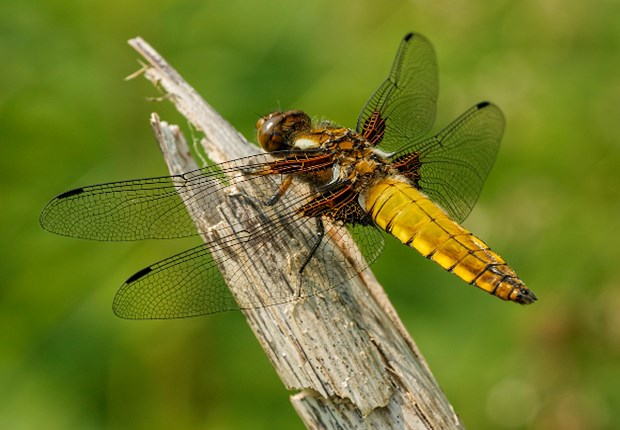
#> input picture EE242_Lab2_Materials/dragonfly.jpg, 620 x 430 px
$ jupyter execute --allow-errors 242T_Lab2.ipynb   (shell and % lines are left out)
#> lines starting #> are read from the running program, lines starting #| are printed output that depends on the picture
## EE 242 Lab 2 – Convolution

Author names go here, please include every group member's first and last name.

[cell 1]
# We'll refer to this as the "import cell." Every module you import should be imported here.

#numpy allows numerical math computation
import numpy as np

#matplotlib is for graphical plotting
import matplotlib
import matplotlib.pyplot as plt

#simpleaudio and wav required for importing, playing, and manipulating .wav files
import simpleaudio as sa
from scipy.io import wavfile as wav

#needed for already provided timescale function
import scipy.signal as sig

#If you are using google colab:
#simpleaudio is unable to emit sound from google colab, so IPython is easy workaround to allow us to hear audio playback, demonstration later.
import IPython

#skimage is for image processing
import skimage
from skimage import color

[cell 2]
#if you need to install anything:

[cell 3]
#if using google colab, run this cell and select from dropdown menu relevant lab files to upload
#from google.colab import files
#uploaded = files.upload()

#> (a cell that did not finish here is left out)

[cell 5]
#To read in and view images:
#load the image and convert to grayscale
dragonfly=color.rgb2gray(plt.imread('dragonfly.jpg'))
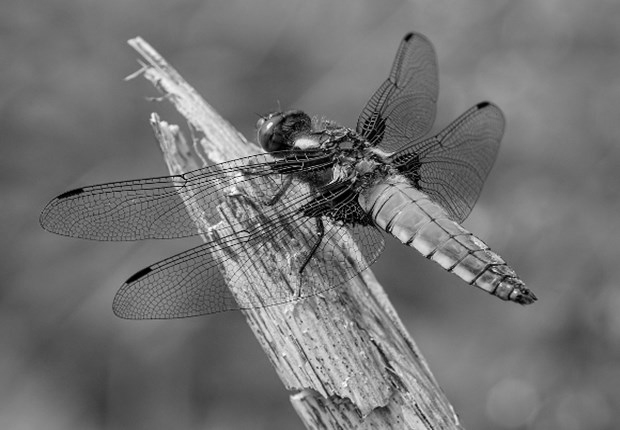
#> dragonfly: shape (430, 620) float64; min 0, max 0.992, mean 0.45
butterfly=color.rgb2gray(plt.imread('butterfly.jpg'))
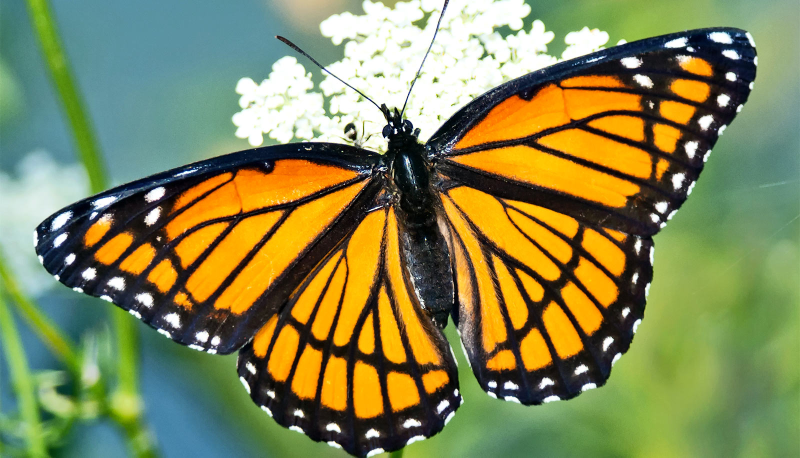
#> input picture EE242_Lab2_Materials/butterfly.jpg, 1600 x 915 px (shown at 1/2 size)
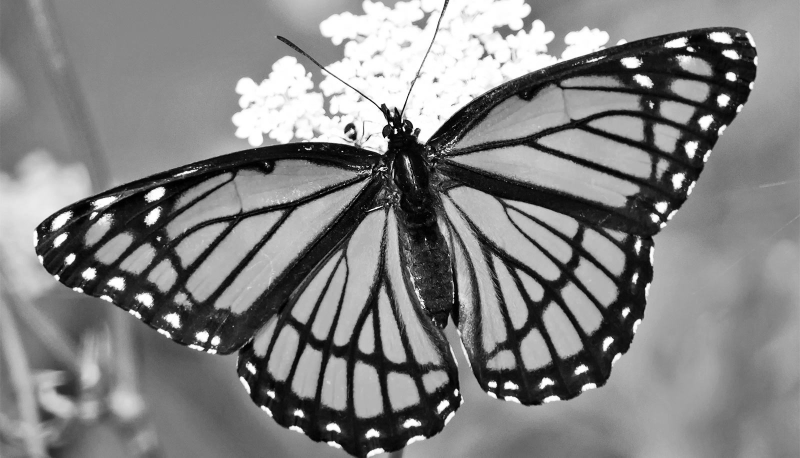
#> butterfly: shape (915, 1600) float64 (shown at 1/2 size); min 0, max 1, mean 0.512
plt.imshow(butterfly)
#> (this line was passed over: IPython is not available in this run)
plt.figure()
#> (this line was passed over: IPython is not available in this run)
plt.imshow(dragonfly)
#> (this line was passed over: IPython is not available in this run)
#don't worry about weird tint: scientific image processing is about clearly recognizing geometry/shape

## Summary

In this lab, you will work through a series of exercises involving convolution of time signals and images.  This is a two-week lab.  You should plan on completing the first 3 assignments in the first week.

## Lab 2 turn in checklist

•	Pre-lab (upload to canvas before lab)

•	Lab 1 Jupyter notebook with code for the first 4 exercises assignment in separate cells. Each assignment cell should contain markdown cells (same as lab overview cells) for the responses to lab report questions. Include your lab members’ names at the top of the notebook.

•	1 individual Jupyter notebook with code + markdown cells for the last exercise

Note: The pre-lab should be done individually, and all other assignments should be completed in groups of 3-4 people.

## Assignment 1 -- Simple Convolutions

[cell 6]
# Assignment 1 - Time Scaling Function

# Part A

# Create three discrete-time signals, assuming a time range of [0,12]
# x: input signal vector, a box of height 1 starting at time n=2 and ending at n=8
# h1: a pulse of length 4 & height 1 starting at time 0
# h2 = 1 at n=0, -1 at n=1, and 0 otherwise
# TODO: Code that solves B

range_t = [0, 1, 2, 3, 4, 5, 6, 7, 8, 9, 10, 11, 12] #manualing inputing values for time range of [0, 12]
x = [0, 0, 1, 1, 1, 1, 1, 1, 1, 0, 0, 0] #
h1 = [1, 1, 1, 1]
h2 = [1, -1]

# Part B
# Find the responses y1=x*h1 and y2=x*h2
# TODO: Code that solves B
y1 = np.convolve(x, h1) #convolves x and h1
y2 = np.convolve(x, h2) #convolves x and h2

# Part C
# Plot x, y1 and y2 in a 3x1 plot
# TODO: Code that solves C

#> (the rest of this cell did not finish here and is left out)

[cell 7]
#Assignment 1 hints/useful functions to consider:
x=np.array([1,2])
y=np.array([3,4,5])
z=np.concatenate((x,y))
print('x=',x,'y=',y,'z=',z)
plt.stem(z)
#> (this line was passed over: IPython is not available in this run)

###  Discussion

Comment on what aspects of the input signal correspond to the largest values of y1[n] and y2[n]

## Assignment 2 -- Smoothing Signals

[cell 8]
# Assignment 2 - Amplitude Operations on Signals

# Part A
# set up relevant parameters
srate = 1000 # sampling rate in Hz
time  = np.arange(0,2,1/srate) # associated time vector that corresponds to 2 seconds
n     = len(time) # length of the time vector

# here is a base signal to work with, values of signal points chosen randomly
p     = 10 # points for piecewise linear signal
amp = 20   # amplitude range of base signal
base = np.interp(np.linspace(0,p,n),np.arange(0,p),np.random.rand(p)*amp)

# create some random noise to be added to the above base signals
noiseamp = 2
noise  = noiseamp * np.random.randn(n)

# add noise to the base signals to create new noisy signals
# TODO: Code that solves the rest of A
noisy_signal = np.add(noise, base) #adds the noise and base signals together to create the new noisy signal

#> (the rest of this cell did not finish here and is left out)

[cell 9]
#Assignment 2 hint: using a for loop, consider a "sliding window" as follows:
x=np.arange(10)
print('x = ',x)
for k in range(0,5):
  print('k=',k,', window =', x[k:k+3])
print('etc...')
